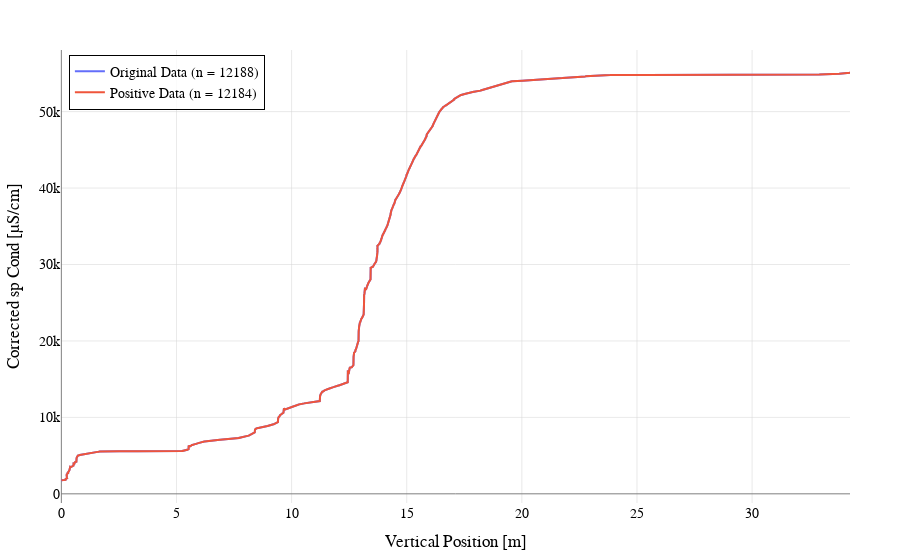

The cell this chart's notebook holds for it:
### Code cell
plots.plot_data(x_row, y_row, 
                secondary_x=x_positive, secondary_y=y_positive,
                trace_names=['Original Data', 'Positive Data'],
                )

### Figure 1 — Plotly figure (JSON) as saved in the notebook; plotly's stock layout.template omitted (floating-point values rounded to 4 significant figures; data arrays with more than 128 entries replaced by an {"elided": "..."} marker saying what was removed)
{"data": [{"mode": "lines", "name": "Original Data (n = 12188)", "type": "scatter", "x": {"elided": "12188 float values"}, "y": {"elided": "12188 float values"}}, {"mode": "lines", "name": "Positive Data (n = 12184)", "type": "scatter", "x": {"elided": "12184 float values"}, "y": {"elided": "12184 float values"}}], "layout": {"font": {"color": "black", "family": "Arial, sans-serif", "size": 14}, "legend": {"bgcolor": "rgba(255, 255, 255, 0.8)", "bordercolor": "black", "borderwidth": 1, "x": 0.01, "xanchor": "left", "y": 0.99, "yanchor": "top"}, "margin": {"b": 50, "l": 50, "r": 50, "t": 50}, "title": {"text": "", "x": 0.5, "xanchor": "center", "y": 0.95, "yanchor": "top"}, "xaxis": {"gridcolor": "LightGray", "gridwidth": 0.5, "showgrid": true, "title": {"text": "Vertical Position [m]"}, "zeroline": true, "zerolinecolor": "Gray", "zerolinewidth": 1}, "yaxis": {"gridcolor": "LightGray", "gridwidth": 0.5, "showgrid": true, "title": {"text": "Corrected sp Cond [µS/cm]"}, "zeroline": true, "zerolinecolor": "Gray", "zerolinewidth": 1}}}
